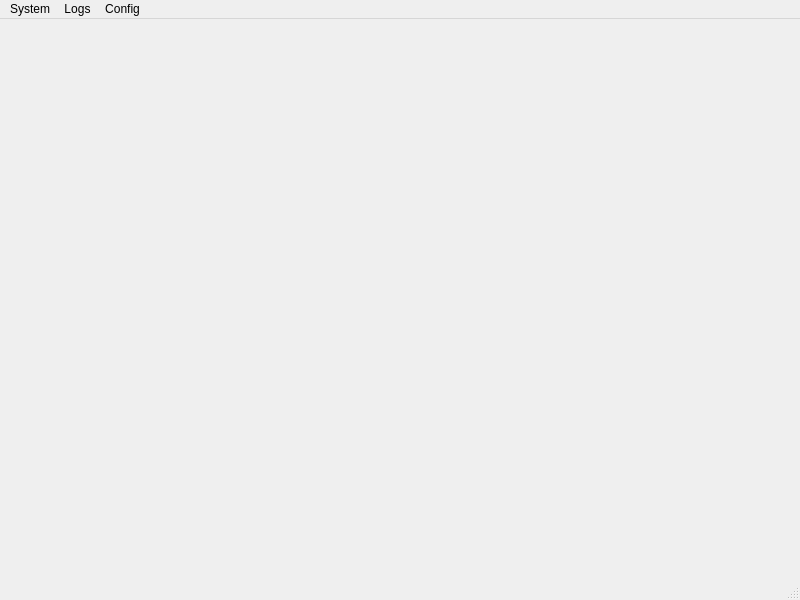
<?xml version="1.0" encoding="UTF-8"?>
<ui version="4.0">
 <class>MainWindow</class>
 <widget class="QMainWindow" name="MainWindow">
  <property name="windowModality">
   <enum>Qt::NonModal</enum>
  </property>
  <property name="geometry">
   <rect>
    <x>0</x>
    <y>0</y>
    <width>800</width>
    <height>600</height>
   </rect>
  </property>
  <property name="windowTitle">
   <string>ESSA - Embeddable SCADA for Small Applications</string>
  </property>
  <property name="toolButtonStyle">
   <enum>Qt::ToolButtonIconOnly</enum>
  </property>
  <property name="animated">
   <bool>true</bool>
  </property>
  <widget class="QWidget" name="centralwidget"/>
  <widget class="QMenuBar" name="menubar">
   <property name="geometry">
    <rect>
     <x>0</x>
     <y>0</y>
     <width>800</width>
     <height>29</height>
    </rect>
   </property>
   <widget class="QMenu" name="menuSystem">
    <property name="title">
     <string>System</string>
    </property>
    <addaction name="actionRun"/>
    <addaction name="actionStop"/>
    <addaction name="separator"/>
    <addaction name="actionCompile_and_Run"/>
    <addaction name="separator"/>
    <addaction name="actionExit"/>
   </widget>
   <widget class="QMenu" name="menuLogs">
    <property name="title">
     <string>Logs</string>
    </property>
    <addaction name="actionAlarm_Log"/>
    <addaction name="actionSystem_Logs"/>
   </widget>
   <widget class="QMenu" name="menuConfig">
    <property name="title">
     <string>Config</string>
    </property>
    <addaction name="actionESSA_Config"/>
   </widget>
   <addaction name="menuSystem"/>
   <addaction name="menuLogs"/>
   <addaction name="menuConfig"/>
  </widget>
  <widget class="QStatusBar" name="statusbar"/>
  <action name="actionRun">
   <property name="text">
    <string>Run</string>
   </property>
  </action>
  <action name="actionStop">
   <property name="text">
    <string>Stop</string>
   </property>
  </action>
  <action name="actionAlarm_Log">
   <property name="text">
    <string>Alarm Log</string>
   </property>
  </action>
  <action name="actionSystem_Logs">
   <property name="text">
    <string>System Logs</string>
   </property>
  </action>
  <action name="actionESSA_Config">
   <property name="text">
    <string>ESSA Config</string>
   </property>
  </action>
  <action name="actionCompile_and_Run">
   <property name="text">
    <string>Compile and Run</string>
   </property>
  </action>
  <action name="actionExit">
   <property name="text">
    <string>Exit</string>
   </property>
  </action>
 </widget>
 <resources/>
 <connections/>
</ui>
